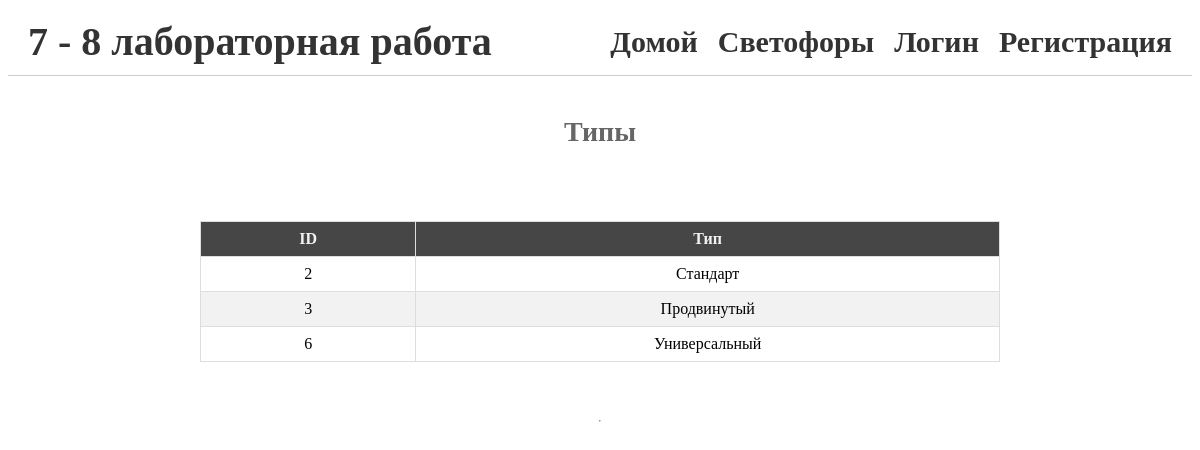
The app's page /items/ with its own data.
### polls/models.py (models this page shows, shortened)
class Item(models.Model):
    name = models.CharField(max_length=255)

### polls/views.py (the view)
# urls.py: path('items/', item_list, name='item_list'),
def item_list(request):
    items = Item.objects.all()
    form = ItemForm(request.POST or None)
    if form.is_valid():
        form.save()
        return redirect('item_list')
    return render(request, 'item_list.html', {'items': items, 'form': form})

### templates/item_list.html (shortened to what this page needs)
{% extends 'base.html' %}
{% block content %}
<h2>Типы</h2>
<table>
    <thead>
    <tr>
        <th>ID</th>
        <th>Тип</th>
    </tr>
    </thead>
    <tbody>
    {% for item in items %}
    <tr>
        <td>{{ item.id }}</td>
        <td>{{ item.name }}</td>
    </tr>
    {% empty %}
    <tr>
        <td colspan="5">Таблица пустая</td>
    </tr>
    {% endfor %}
    </tbody>
</table>
<hr>
{% endblock %}

### polls/static/style.css (style rules this page uses)
h2 { font-size: 28px; color: #666; margin-top: 40px; }
table { border-collapse: collapse; width: 100%; max-width: 800px; margin: 50px auto; max-height: 200px; overflow-y: scroll; table-layout: fixed; }
thead { position: sticky; top: 0; background-color: #fff; }
td, th { border: 1px solid #ddd; padding: 8px; text-align: center; }
th { width: 100px; background-color: rgb(71, 70, 70); color: #f2f2f2; }
th:last-child, td:last-child { width: 300px; }
tr:nth-child(even) { background-color: #f2f2f2; }
table { animation: animateTable 1s ease; }

### records on screen
Item: id "2", name "Стандарт"
Item: id "3", name "Продвинутый"
Item: id "6", name "Универсальный"
